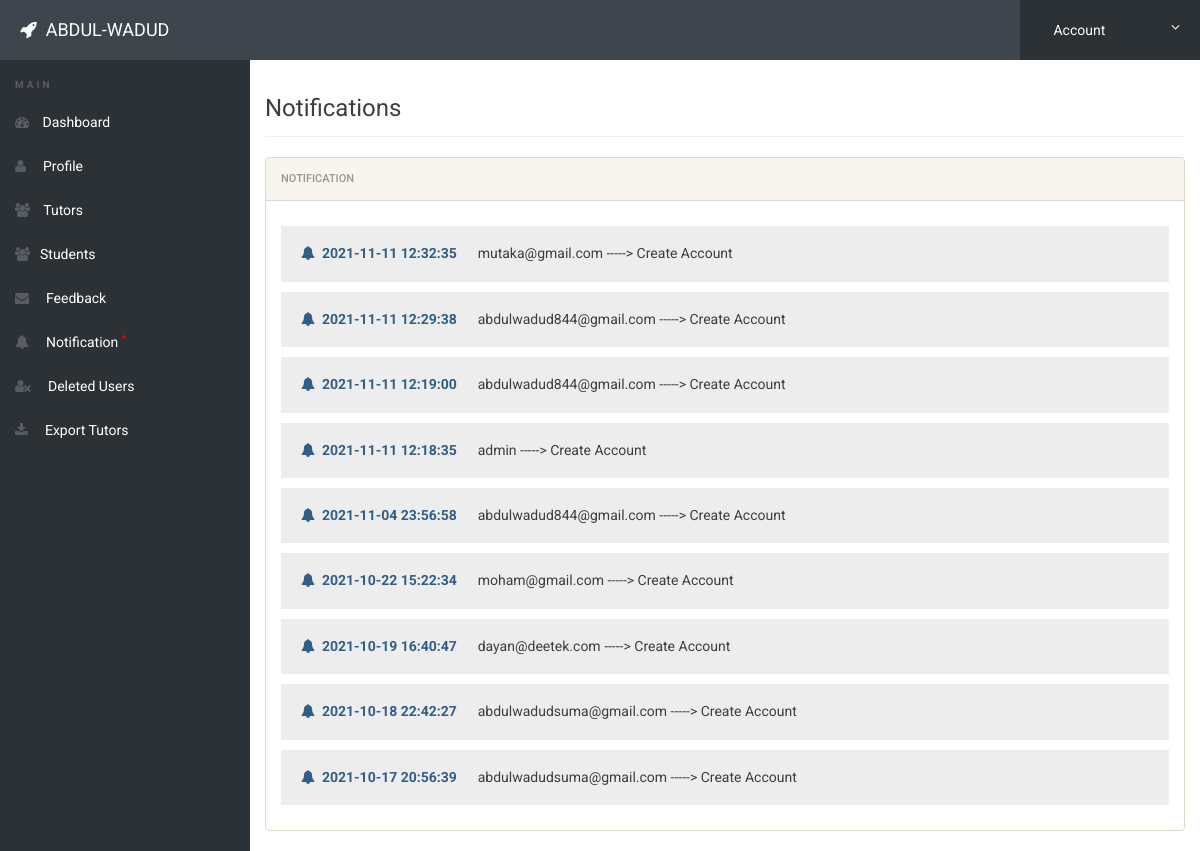
The app's page /admin/notification.php (signed in) with its own data.
### tables this page shows
CREATE TABLE `notification` (
  `id` int(11) NOT NULL,
  `notiuser` varchar(50) NOT NULL,
  `notireciver` varchar(50) NOT NULL,
  `notitype` varchar(50) NOT NULL,
  `time` timestamp NOT NULL DEFAULT current_timestamp()
);

### admin/notification.php (the view, shortened to what this page needs)
<?php
include('includes/config.php');
if(strlen($_SESSION['alogin'])==0)
	{
header('location:index.php');
}
else{
?>
<!doctype html>
<html lang="en" class="no-js">
<head>
	<link rel="stylesheet" href="css/font-awesome.min.css">
	<link rel="stylesheet" href="css/bootstrap.min.css">
	<link rel="stylesheet" href="css/dataTables.bootstrap.min.css">
	<link rel="stylesheet" href="css/bootstrap-social.css">
	<link rel="stylesheet" href="css/bootstrap-select.css">
	<link rel="stylesheet" href="css/fileinput.min.css">
	<link rel="stylesheet" href="css/awesome-bootstrap-checkbox.css">
	<link rel="stylesheet" href="css/style.css">
</head>
<body>
	<?php include('includes/header.php');?>
	<div class="ts-main-content">
	<?php include('includes/leftbar.php');?>
		<div class="content-wrapper">
			<div class="container-fluid">
				<div class="row">
					<div class="col-md-12">
						<h3 class="page-title">Notifications</h3>
						<div class="row">
							<div class="col-md-12">
								<div class="panel panel-default">
									<div class="panel-heading">Notification</div>
									   <div class="panel-body">
<?php
$reciver = 'Admin';
$sql = "SELECT * from  notification where notireciver = (:reciver) order by time DESC";
$query = $dbh -> prepare($sql);
$query-> bindParam(':reciver', $reciver, PDO::PARAM_STR);
$query->execute();
$results=$query->fetchAll(PDO::FETCH_OBJ);
$cnt=1;
if($query->rowCount() > 0)
{
foreach($results as $result)
{				?>
        <h5 style="background:#ededed;padding:20px;"><i class="fa fa-bell text-primary"></i>&nbsp;&nbsp;<b class="text-primary"><?php echo htmlentities($result->time);?></b> &nbsp;&nbsp;&nbsp;&nbsp;&nbsp;<?php echo htmlentities($result->notiuser);?> -----> <?php echo htmlentities($result->notitype);?></h5>
                       <?php $cnt=$cnt+1; }} ?>
                                        </div>
                                    </div>
                                </div>
                            </div>
                        </div>
                    </div>
                </div>
            </div>
        </div>
</body>
</html>
<?php } ?>

### admin/includes/header.php (shortened to what this page needs)
<div class="brand clearfix">
<h4 class="pull-left text-white" style="margin:20px 0px 0px 20px"><i class="fa fa-rocket"></i>&nbsp; ABDUL-WADUD</h4>
		<ul class="ts-profile-nav">
			<li class="ts-account">
				<a href="#"><img src="img/ts-avatar.jpg" class="ts-avatar hidden-side" alt=""> Account <i class="fa fa-angle-down hidden-side"></i></a>
			</li>
		</ul>
	</div>

### admin/includes/leftbar.php
<nav class="ts-sidebar">
		<ul class="ts-sidebar-menu">
			<li class="ts-label">Main</li>
			<li><a href="dashboard.php"><i class="fa fa-dashboard"></i> Dashboard</a></li>
		<li><a href="profile.php"><i class="fa fa-user"></i> &nbsp;Profile</a>
		</li>
		<li><a href="userlist.php"><i class="fa fa-users"></i> Tutors</a>
		</li>
		<li><a href="registered_rooms.php"><i class="fa fa-users"></i>Students</a>
		</li>
		<li><a href="feedback.php"><i class="fa fa-envelope"></i> &nbsp;Feedback</a>
		</li>
		<li><a href="notification.php"><i class="fa fa-bell"></i> &nbsp;Notification <sup style="color:red">*</sup></a>
		</li>
		<li><a href="deleteduser.php"><i class="fa fa-user-times"></i> &nbsp;Deleted Users</a>
		</li>
		<li><a href="download.php"><i class="fa fa-download"></i> &nbsp;Export Tutors</a>
		</li>
		</ul>
	</nav>

### admin/css/style.css (style rules this page uses)
html { font-size: 14px; }
@media only screen and (min-width: 480px) { html { font-size: 17px; } }
@media only screen and (min-width: 768px) { html { font-size: 14px; } }
body { font-size: 1em; }
a { color: #37a6c4; }
.panel { overflow: hidden; }
.text-white, .text-light { color: #fff !important; }
ul, li { margin: 0; padding: 0; list-style: none; }
.page-title { padding-bottom: 15px; margin-bottom: 20px; border-bottom: 1px solid #f0f0f0; }
.brand { background: #3e454c; position: relative; z-index: 3; position: fixed; width: 100%; top: 0; }
.brand .ts-profile-nav { float: right; display: none; }
.brand .ts-profile-nav li { float: left; position: relative; }
.brand .ts-profile-nav li a { display: block; padding: 20px; color: #fff; }
.brand .ts-profile-nav .ts-account .fa-angle-down { float: right; }
.brand .ts-profile-nav .ts-account > a { width: 180px; background: #2c3136; }
@media only screen and (min-width: 992px) { .brand .ts-profile-nav { display: block; } }
.ts-sidebar { background: #2c3136; max-height: 0; transition: max-height 0.3s; overflow: hidden; position: fixed; z-index: 2; width: 100%; bottom: 0; top: 60px; overflow-y: auto; }
@media only screen and (min-width: 992px) { .ts-sidebar { max-height: 100%; bottom: 0; } }
.ts-sidebar-menu .ts-label { color: #585c64; font-weight: bold; padding: 8px 15px; text-transform: uppercase; font-size: 10px; letter-spacing: 3px; margin-top: 10px; }
.ts-sidebar-menu a { display: block; text-decoration: none; padding: 12px 15px; color: #fff; }
.ts-sidebar-menu li { position: relative; }
.ts-sidebar-menu li i { color: #585c64; margin-right: 10px; }
.ts-main-content .content-wrapper { padding-top: 15px; margin-top: 60px; }
@media only screen and (min-width: 992px) { .ts-main-content .ts-sidebar { width: 250px; float: left; } }
@media only screen and (min-width: 992px) { .ts-main-content .content-wrapper { margin-left: 250px; } }

### records on screen
notification: time "2021-11-11 12:32:35", notiuser "mutaka@gmail.com", notitype "Create Account"
notification: time "2021-11-11 12:29:38", notiuser "abdulwadud844@gmail.com", notitype "Create Account"
notification: time "2021-11-11 12:19:00", notiuser "abdulwadud844@gmail.com", notitype "Create Account"
notification: time "2021-11-11 12:18:35", notiuser "admin", notitype "Create Account"
notification: time "2021-11-04 23:56:58", notiuser "abdulwadud844@gmail.com", notitype "Create Account"
notification: time "2021-10-22 15:22:34", notiuser "moham@gmail.com", notitype "Create Account"
notification: time "2021-10-19 16:40:47", notiuser "dayan@deetek.com", notitype "Create Account"
notification: time "2021-10-18 22:42:27", notiuser "abdulwadudsuma@gmail.com", notitype "Create Account"
notification: time "2021-10-17 20:56:39", notiuser "abdulwadudsuma@gmail.com", notitype "Create Account"
